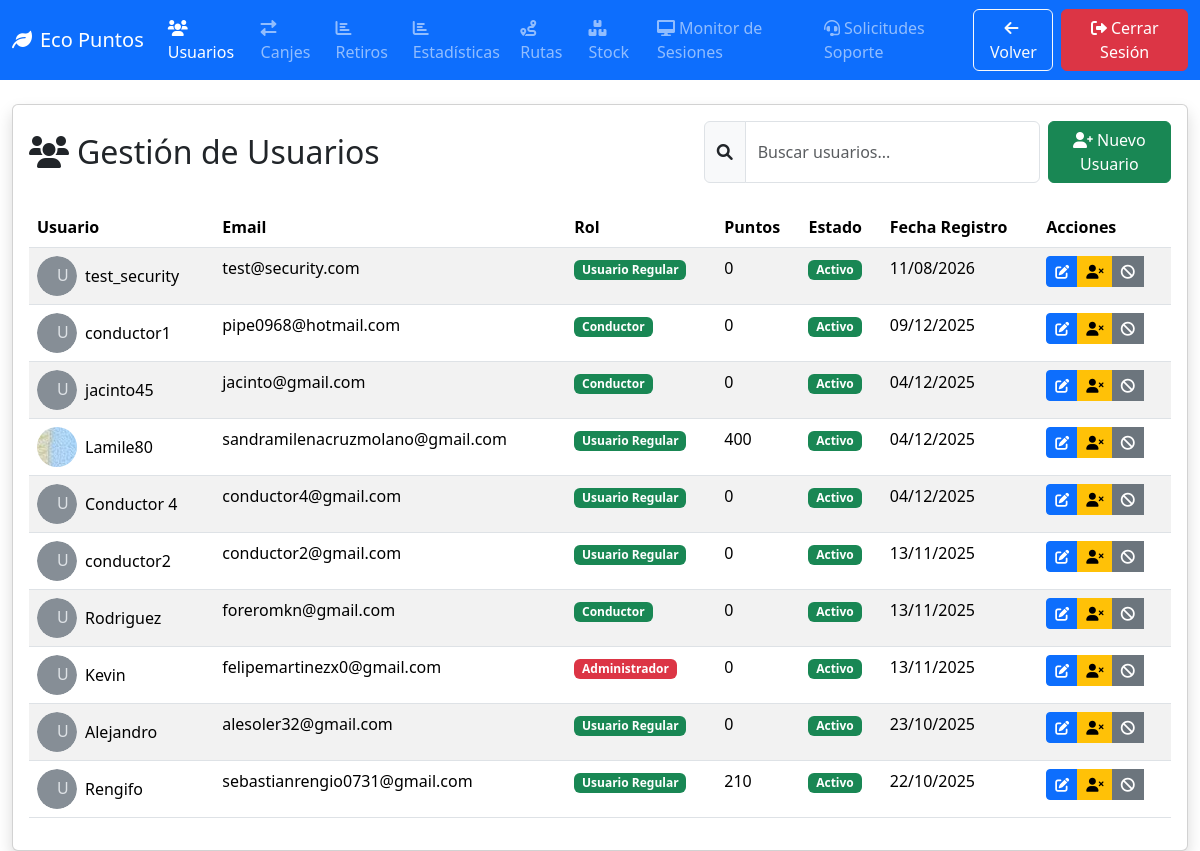
/usuarioadmin/ (signed in), run on the app's committed database.
### core/models.py (models this page shows, shortened)
class Usuario(AbstractUser):
    ROLES = (
        ('superuser', 'Superusuario'),
        ('admin', 'Administrador'),
        ('conductor', 'Conductor'),
        ('user', 'Usuario Regular'),
    )
    LEVELS = (
        ('guardian_verde', 'Guardián Verde'),
        ('defensor_planeta', 'Defensor del Planeta'),
        ('heroe_eco', 'Héroe Eco'),
        ('embajador_ambiental', 'Embajador Ambiental'),
        ('leyenda_sustentable', 'Leyenda Sustentable'),
    )
    ZONAS = (
        ('zona_1_sur', 'Zona 1 - Sur (Comunas 9, 13)'),
        ('zona_2_centro', 'Zona 2 - Centro (Comunas 1, 3, 10, 12)'),
        ('zona_3_norte', 'Zona 3 - Norte (Comunas 2, 5, 6, 7, 8)'),
    )
    role = models.CharField(max_length=10, choices=ROLES, default='user')
    level = models.CharField(max_length=25, choices=LEVELS, default='guardian_verde')
    zona_asignada = models.CharField(max_length=20, choices=ZONAS, blank=True, null=True, help_text="Zona asignada para conductores")
    puntos = models.IntegerField(default=0)
    puntos_juego = models.IntegerField(default=0)  # Puntos acumulados en juegos de plásticos
    puntos_juego_vidrios = models.IntegerField(default=0)  # Puntos acumulados en juegos de vidrios
    puntos_juego_papel = models.IntegerField(default=0)  # Puntos acumulados en el juego de papel y cartón
    puntos_juego_metales = models.IntegerField(default=0)  # Puntos acumulados en el juego de metales
    nombres = models.CharField(max_length=100, blank=True, default='')
    apellidos = models.CharField(max_length=100, blank=True, default='')
    cedula = models.CharField(max_length=20, blank=True, null=True)
    telefono = models.CharField(max_length=20, blank=True, null=True)
    direccion = models.CharField(max_length=255, blank=True, null=True)
    fecha_registro = models.DateTimeField(auto_now_add=True)
    password_reset_token = models.CharField(max_length=100, blank=True, null=True)
    password_reset_expires = models.DateTimeField(null=True, blank=True)
    testimonio = models.TextField("Testimonio", blank=True, null=True)
    notificaciones_email = models.BooleanField(default=True)
    notificaciones_push = models.BooleanField(default=False)
    perfil_publico = models.BooleanField(default=True)
    mostrar_puntos = models.BooleanField(default=True)
    foto_perfil = models.ImageField(upload_to='fotos_perfil/', null=True, blank=True)
    suspended = models.BooleanField(default=False, help_text="Usuario suspendido permanentemente")
    terminos_aceptados = models.BooleanField(default=False, help_text="Usuario ha aceptado los términos y condiciones")
    fecha_aceptacion_terminos = models.DateTimeField(null=True, blank=True, help_text="Fecha cuando aceptó los términos")
    email_verificado = models.BooleanField(default=False, help_text="Email verificado con código 2FA")
    codigo_verificacion = models.CharField(max_length=6, blank=True, null=True, help_text="Código de verificación 2FA")
    codigo_verificacion_expira = models.DateTimeField(null=True, blank=True, help_text="Expiración del código 2FA")
    intentos_verificacion = models.IntegerField(default=0, help_text="Intentos fallidos de verificación")
    verificacion_bloqueada_hasta = models.DateTimeField(null=True, blank=True, help_text="Bloqueo temporal por intentos fallidos")
    email = models.EmailField(unique=True)
    class Meta:
        verbose_name = 'Usuario'
        verbose_name_plural = 'Usuarios'
    def is_admin_user(self):
        return self.role == 'admin'

### core/views.py (the view)
# urls.py: path('usuarioadmin/', views.usuarioadmin, name='usuarioadmin'),
def usuarioadmin(request):
    if not request.user.is_authenticated:
        messages.error(request, 'Debes iniciar sesión como administrador para acceder a la gestión de usuarios.')
        return redirect('inicioadmin')
    if not is_admin(request.user):
        messages.error(request, 'No tienes permisos de administrador para acceder a esta página.')
        return redirect('inicioadmin')
    User = get_user_model()
    users = User.objects.all().order_by('-fecha_registro')
    total_users = users.count()
    active_users = users.filter(is_active=True).count()
    new_users = users.filter(fecha_registro__month=timezone.now().month).count()
    total_points = sum(user.puntos for user in users)
    paginator = Paginator(users, 10)  # 10 usuarios por página
    page = request.GET.get('page')
    try:
        users = paginator.page(page)
    except PageNotAnInteger:
        users = paginator.page(1)
    except EmptyPage:
        users = paginator.page(paginator.num_pages)
    context = {
        'users': users,
        'total_users': total_users,
        'active_users': active_users,
        'new_users': new_users,
        'total_points': total_points,
    }
    return render(request, 'core/usuarioadmin.html', context)

### core/views.py (called while the page is built)
def is_admin(user):
    return user.is_authenticated and (hasattr(user, 'is_admin_user') and user.is_admin_user()) or (hasattr(user, 'is_elevated_user') and user.is_elevated_user())

### core/templates/core/usuarioadmin.html (shortened to what this page needs)
{% load static %}
<!DOCTYPE html>
<html lang="es">
<head>
    <link href="https://cdn.jsdelivr.net/npm/bootstrap@5.3.3/dist/css/bootstrap.min.css" rel="stylesheet">
    <link href="https://cdnjs.cloudflare.com/ajax/libs/font-awesome/6.0.0/css/all.min.css" rel="stylesheet">
    <link href="https://cdnjs.cloudflare.com/ajax/libs/toastr.js/latest/toastr.min.css" rel="stylesheet">
</head>
<body>
    {% block content %}
    <nav class="navbar navbar-expand-lg navbar-dark bg-primary mb-4">
        <div class="container-fluid">
            <a class="navbar-brand" href="{% url 'paneladmin' %}">
                <i class="fas fa-leaf me-2"></i>Eco Puntos
            </a>
            <div class="collapse navbar-collapse" id="navbarAdmin">
                <ul class="navbar-nav me-auto">
                    <li class="nav-item">
                        <a class="nav-link active" href="{% url 'usuarioadmin' %}">
                            <i class="fas fa-users me-1"></i>Usuarios
                        </a>
                    </li>
                    <li class="nav-item">
                        <a class="nav-link" href="{% url 'canjeadmin' %}">
                            <i class="fas fa-exchange-alt me-1"></i>Canjes
                        </a>
                    </li>
                    <li class="nav-item">
                        <a class="nav-link" href="{% url 'retiroadmin' %}">
                            <i class="fas fa-chart-bar me-1"></i>Retiros
                        </a>
                    </li>
                    <li class="nav-item">
                        <a class="nav-link" href="{% url 'estadisticasadmin' %}">
                            <i class="fas fa-chart-bar me-1"></i>Estadísticas
                        </a>
                    </li>
                    <li class="nav-item">
                        <a class="nav-link" href="{% url 'rutas' %}">
                            <i class="fas fa-route me-1"></i>Rutas
                        </a>
                    </li>
                    <li class="nav-item">
                        <a class="nav-link" href="{% url 'stock_recompensas' %}">
                            <i class="fas fa-boxes me-1"></i>Stock
                        </a>
                    </li>
                    <li class="nav-item">
                        <a class="nav-link" href="{% url 'monitor_sesiones' %}">
                            <i class="fas fa-desktop me-1"></i>Monitor de Sesiones
                        </a>
                    </li>
                    <li class="nav-item">
                        <a class="nav-link" href="{% url 'listar_solicitudes_soporte' %}">
                            <i class="fas fa-headset me-1"></i>Solicitudes Soporte
                        </a>
                    </li>
                </ul>
                <div class="d-flex">
                    <a href="{% url 'paneladmin' %}" class="btn btn-outline-light me-2">
                        <i class="fas fa-arrow-left me-1"></i>Volver
                    </a>
                    <a href="{% url 'logout' %}" class="btn btn-danger">
                        <i class="fas fa-sign-out-alt me-1"></i>Cerrar Sesión
                    </a>
                </div>
            </div>
        </div>
    </nav>
    <div class="container-fluid">
        <div class="row">
            <div class="col-12">
                <div class="card shadow">
                    <div class="card-body">
                        <div class="d-flex justify-content-between align-items-center mb-4">
                            <h2 class="card-title mb-0">
                                <i class="fas fa-users me-2"></i>Gestión de Usuarios
                            </h2>
                            <div class="d-flex gap-2">
                                <div class="input-group">
                                    <span class="input-group-text">
                                        <i class="fas fa-search"></i>
                                    </span>
                                    <input type="text" id="searchInput" class="form-control" placeholder="Buscar usuarios...">
                                </div>
                                <button type="button" class="btn btn-success" data-bs-toggle="modal" data-bs-target="#addUserModal">
                                    <i class="fas fa-user-plus me-1"></i>Nuevo Usuario
                                </button>
                            </div>
                        </div>
                        <div class="table-responsive">
                            <table id="usersTable" class="table table-striped">
                                <thead>
                                    <tr>
                                        <th>Usuario</th>
                                        <th>Email</th>
                                        <th>Rol</th>
                                        <th>Puntos</th>
                                        <th>Estado</th>
                                        <th>Fecha Registro</th>
                                        <th>Acciones</th>
                                    </tr>
                                </thead>
                                <tbody>
                                    {% for user in users %}
                                    <tr id="user-row-{{ user.id }}">
                                        <td>
                                            <div class="d-flex align-items-center">
                                                <div class="avatar-admin me-2">
                                                    {% if user.foto_perfil %}
                                                        <img src="{{ user.foto_perfil.url }}" alt="Avatar" class="rounded-circle">
                                                    {% else %}
                                                        <svg class="bd-placeholder-img" width="100%" height="100%" xmlns="http://www.w3.org/2000/svg" role="img" preserveAspectRatio="xMidYMid slice" focusable="false">
                                                            <rect width="100%" height="100%" fill="#868e96"></rect>
                                                            <text x="50%" y="50%" fill="#dee2e6" dy=".3em">U</text>
                                                        </svg>
                                                    {% endif %}
                                                </div>
                                                {{ user.username }}
                                            </div>
                                        </td>
                                        <td>{{ user.email }}</td>
                                        <td>
                                            <span class="badge {% if user.role == 'admin' %}bg-danger{% else %}bg-success{% endif %}">
                                                {{ user.get_role_display }}
                                            </span>
                                        </td>
                                        <td>{{ user.puntos }}</td>
                                        <td>
                                            <span class="badge {% if user.is_active %}bg-success{% else %}bg-secondary{% endif %}">
                                                {% if user.is_active %}Activo{% else %}Inactivo{% endif %}
                                            </span>
                                        </td>
                                        <td>{{ user.fecha_registro|date:"d/m/Y" }}</td>
                                        <td>
                                            <div class="btn-group">
                                                <button type="button" class="btn btn-sm btn-primary" data-bs-toggle="modal" data-bs-target="#editUser{{ user.id }}">
                                                    <i class="fas fa-edit"></i>
                                                </button>
                                                {% if user.is_active and not user.suspended %}
                                                <button type="button" class="btn btn-sm btn-warning" data-bs-toggle="modal" data-bs-target="#deactivateUser{{ user.id }}">
                                                    <i class="fas fa-user-times"></i>
                                                </button>
                                                <button type="button" class="btn btn-sm btn-secondary" data-bs-toggle="modal" data-bs-target="#suspendUser{{ user.id }}">
                                                    <i class="fas fa-ban"></i>
                                                </button>
                                                {% elif not user.is_active and not user.suspended %}
                                                <button type="button" class="btn btn-sm btn-success" data-bs-toggle="modal" data-bs-target="#reactivateUser{{ user.id }}">
                                                    <i class="fas fa-user-check"></i>
                                                </button>
                                                {% elif user.suspended %}
                                                <button type="button" class="btn btn-sm btn-info" data-bs-toggle="modal" data-bs-target="#unsuspendUser{{ user.id }}">
                                                    <i class="fas fa-user-plus"></i>
                                                </button>
                                                {% endif %}
                                            </div>
                                        </td>
                                    </tr>
                                    {% endfor %}
                                </tbody>
                            </table>
                        </div>
                    </div>
                </div>
            </div>
        </div>
    </div>
    {% endblock %}

### core/templates/core/usuarioadmin.html (style rules this page uses)
.avatar-admin { width: 40px; height: 40px; border-radius: 50%; display: flex; align-items: center; justify-content: center; overflow: hidden; }
.avatar-admin svg { width: 100%; height: 100%; border-radius: 50%; }

### data on the page
Usuario: foto_perfil "U", username "test_security", email "test@security.com", role "Usuario Regular", puntos "0", is_active "Activo", fecha_registro "11/08/2026"
Usuario: foto_perfil "U", username "conductor1", email "pipe0968@hotmail.com", role "Conductor", puntos "0", is_active "Activo", fecha_registro "09/12/2025"
Usuario: foto_perfil "U", username "jacinto45", email "jacinto@gmail.com", role "Conductor", puntos "0", is_active "Activo", fecha_registro "04/12/2025"
Usuario: foto_perfil (picture), username "Lamile80", email "sandramilenacruzmolano@gmail.com", role "Usuario Regular", puntos "400", is_active "Activo", fecha_registro "04/12/2025"
Usuario: foto_perfil "U", username "Conductor 4", email "conductor4@gmail.com", role "Usuario Regular", puntos "0", is_active "Activo", fecha_registro "04/12/2025"
Usuario: foto_perfil "U", username "conductor2", email "conductor2@gmail.com", role "Usuario Regular", puntos "0", is_active "Activo", fecha_registro "13/11/2025"
Usuario: foto_perfil "U", username "Rodriguez", email "foreromkn@gmail.com", role "Conductor", puntos "0", is_active "Activo", fecha_registro "13/11/2025"
Usuario: foto_perfil "U", username "Kevin", email "felipemartinezx0@gmail.com", role "Administrador", puntos "0", is_active "Activo", fecha_registro "13/11/2025"
Usuario: foto_perfil "U", username "Alejandro", email "alesoler32@gmail.com", role "Usuario Regular", puntos "0", is_active "Activo", fecha_registro "23/10/2025"
Usuario: foto_perfil "U", username "Rengifo", email "sebastianrengio0731@gmail.com", role "Usuario Regular", puntos "210", is_active "Activo", fecha_registro "22/10/2025"
